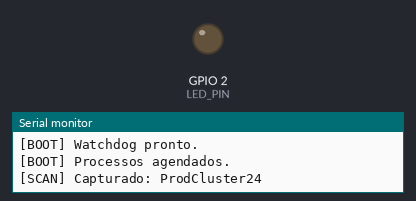
A sketch run on a simulated ESP32. Parts: output pins drawn as LEDs (lit = HIGH), the last lines printed to the serial monitor. Random numbers use the default seed unless the sketch sets one.

Above: at 0.5 s.
At 40.11 s:
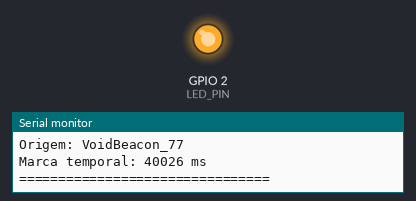
Timing chart, 0 to 40.4 s (numbered marks = the images above):
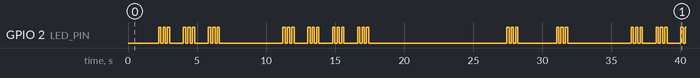

The sketch:

main.ino
```cpp
/*
  Sistema: AirWatch - Supervisor de Ambiente Sem Fio (Simulação Wokwi)


  Componentes:
  - FreeRTOS (ESP32)
  - Três processos assíncronos com prioridades distintas
  - Mutex para acesso a tabela de permissões
  - Fila de eventos de anomalia
  - WDT (nova API do ESP-IDF)
*/

#include <Arduino.h>
#include "freertos/FreeRTOS.h"
#include "freertos/semphr.h"
#include "freertos/queue.h"
#include "esp_task_wdt.h"
#include <vector>

// ---------------------------------------------------
// DEFINIÇÕES
// ---------------------------------------------------

#define LED_PIN 2

static const char* FAKE_WIFI_POOL[] = {
    "Net-Office-1",
    "GuestLobby",
    "ProdCluster24",
    "Unknown_Station",
    "VoidBeacon_77"
};

// ---------------------------------------------------
// TIPOS
// ---------------------------------------------------

struct NetIncident {
    String ssid;
    uint32_t ts;
};

// ---------------------------------------------------
// OBJETOS RTOS
// ---------------------------------------------------

static SemaphoreHandle_t lockAllowlist;
static QueueHandle_t incidentQueue;
static std::vector<String>* allowlistRef = nullptr;

// ---------------------------------------------------
// FUNÇÕES INTERNAS
// ---------------------------------------------------

// Retorna SSID aleatório (simulação)
static String acquireRandomSSID() {
    return FAKE_WIFI_POOL[random(0, 5)];
}

// Consulta se SSID está na lista de permitido
static bool ssidAllowed(const String& s) {
    bool allowed = false;

    if (xSemaphoreTake(lockAllowlist, pdMS_TO_TICKS(150)) == pdTRUE) {
        for (const auto& entry : *allowlistRef) {
            if (entry.equals(s)) {
                allowed = true;
                break;
            }
        }
        xSemaphoreGive(lockAllowlist);
    }

    return allowed;
}

// ---------------------------------------------------
// TASK: RedeScanner (prioridade intermediária)
// ---------------------------------------------------

static void RedeScanner(void* args) {
    esp_task_wdt_add(nullptr);

    while (true) {
        esp_task_wdt_reset();

        String current = acquireRandomSSID();
        Serial.printf("[SCAN] Capturado: %s\n", current.c_str());

        if (!ssidAllowed(current)) {
            Serial.println("[SCAN] Evento suspeito: origem não reconhecida.");

            NetIncident inc;
            inc.ssid = current;
            inc.ts = millis();

            xQueueSend(incidentQueue, &inc, pdMS_TO_TICKS(80));
        }

        vTaskDelay(pdMS_TO_TICKS(1800));
    }
}

// ---------------------------------------------------
// TASK: ConsoleReporter (prioridade baixa)
// ---------------------------------------------------

static void ConsoleReporter(void* args) {
    esp_task_wdt_add(nullptr);

    NetIncident inc;

    while (true) {
        esp_task_wdt_reset();

        if (xQueueReceive(incidentQueue, &inc, portMAX_DELAY)) {
            Serial.println("=== REGISTRO DE OCORRÊNCIA ===");
            Serial.printf("Origem: %s\n", inc.ssid.c_str());
            Serial.printf("Marca temporal: %u ms\n", inc.ts);
            Serial.println("================================");

            // Piscar LED de alerta
            for (int k = 0; k < 3; k++) {
                digitalWrite(LED_PIN, HIGH);
                vTaskDelay(pdMS_TO_TICKS(160));
                digitalWrite(LED_PIN, LOW);
                vTaskDelay(pdMS_TO_TICKS(160));
            }
        }
    }
}

// ---------------------------------------------------
// TASK: TickRoutine (prioridade alta)
// ---------------------------------------------------

static void TickRoutine(void* args) {
    esp_task_wdt_add(nullptr);

    while (true) {
        esp_task_wdt_reset();
        vTaskDelay(pdMS_TO_TICKS(800));  // rotina dummy
    }
}

// ---------------------------------------------------
// SETUP
// ---------------------------------------------------

void setup() {
    Serial.begin(115200);
    delay(400);

    pinMode(LED_PIN, OUTPUT);

    lockAllowlist = xSemaphoreCreateMutex();
    incidentQueue = xQueueCreate(12, sizeof(NetIncident));

    allowlistRef = new std::vector<String>();
    allowlistRef->push_back("Net-Office-1");
    allowlistRef->push_back("ProdCluster24");
    allowlistRef->push_back("CoreNetwork-A");
    allowlistRef->push_back("InternalOps5G");

    Serial.println("[BOOT] Allowlist carregada.");

    // Inicialização do watchdog
    static esp_task_wdt_config_t wcfg = {
        .timeout_ms = 10000,
        .trigger_panic = true
    };

    esp_task_wdt_init(&wcfg);
    Serial.println("[BOOT] Watchdog pronto.");

    // Criação das tasks principais
    xTaskCreatePinnedToCore(TickRoutine,     "Tick",     4096, nullptr, 3, nullptr, 1);
    xTaskCreatePinnedToCore(RedeScanner,     "RScanner", 4096, nullptr, 2, nullptr, 1);
    xTaskCreatePinnedToCore(ConsoleReporter, "Reporter", 4096, nullptr, 1, nullptr, 1);

    Serial.println("[BOOT] Processos agendados.");
}

// ---------------------------------------------------
// LOOP PRINCIPAL (ocioso)
// ---------------------------------------------------

void loop() {
    vTaskDelay(pdMS_TO_TICKS(900));
}
```

Measured:
- by itself, GPIO 2 (LED_PIN): LOW → HIGH at 2.2 s, → LOW 0.16 s later, → HIGH 0.16 s later, → LOW 0.16 s later, … (69 changes in this stretch)
